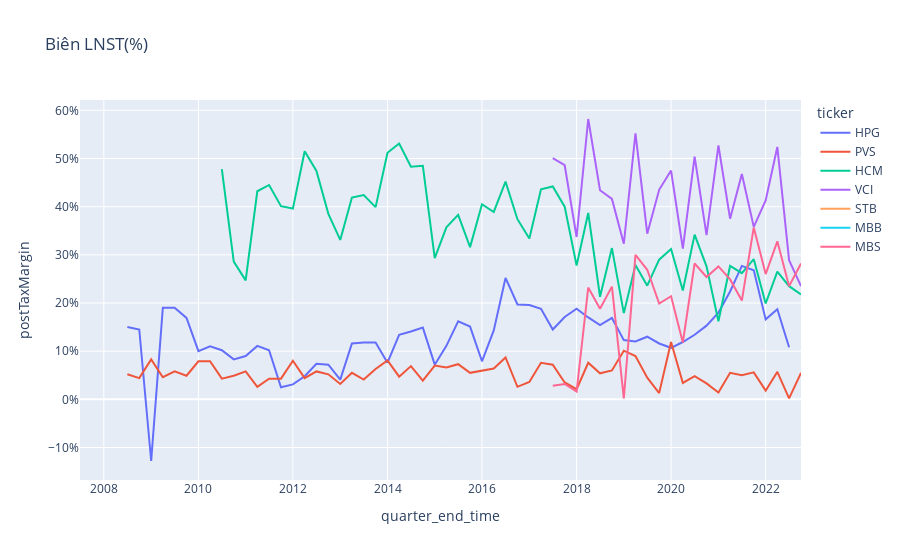

The notebook cell saved with this chart:
### Markdown cell above
## Biên LNST(%)

### Code cell
import seaborn as sns
import plotly.express as px

fig = px.line(
    balancesheet_financialratio_incomestatement_per_group,
    x="quarter_end_time",
    y="postTaxMargin",
    color="ticker",
    title="Biên LNST(%)",
)
fig.layout.yaxis.tickformat = ',.0%'
fig.show()
